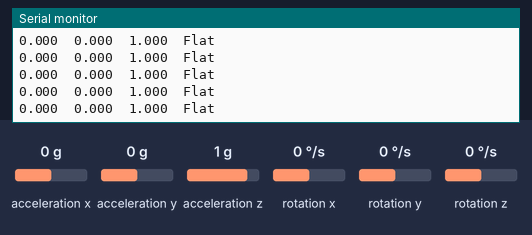
Bench run of a sketch on a simulated Arduino Uno, built with avr-gcc and run on an emulated ATmega328P. Parts: the last lines printed to the serial monitor. The inputs (shaded band) are chosen by the test bench; at power-on: acceleration x 0 g, acceleration y 0 g, acceleration z 1 g, rotation x 0 °/s, rotation y 0 °/s, rotation z 0 °/s.

Above: at 1.2 s.
1.3 s: acceleration x set to -1.4 g
At 2.0 s:
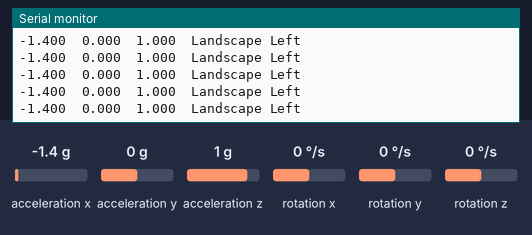
3.2 s: acceleration y set to -1.4 g
At 4.2 s:
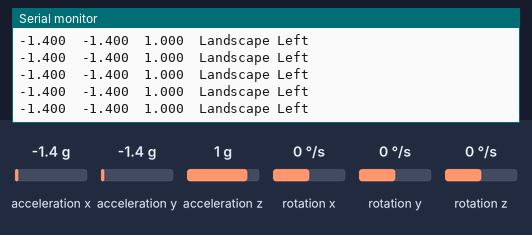
6.2 s: acceleration x set to -0.8 g
At 7.2 s:
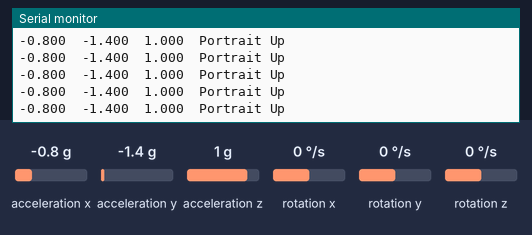
7.7 s: acceleration y set to -0.8 g
At 8.3 s:
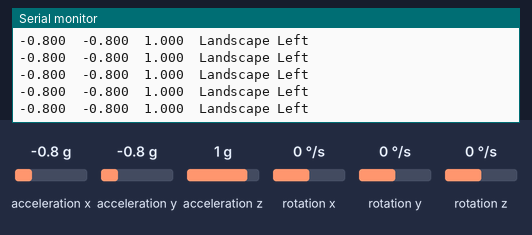
10.7 s: acceleration x set to 0.8 g
At 11.4 s:
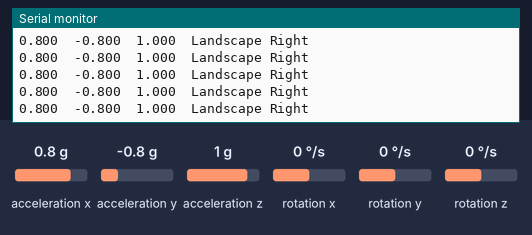
12.3 s: acceleration z set to -1.4 g
At 13.0 s:
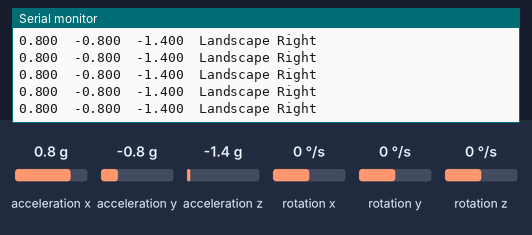
Timing chart, 0 to 15.3 s (numbered marks = the images above; inputs shaded):
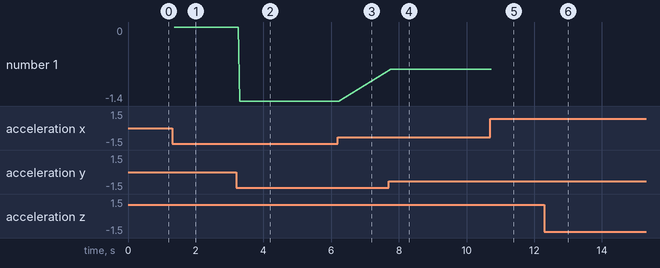

The sketch:

acelerometro.ino
```cpp
#include <Wire.h>
#include <SFE_MMA8452Q.h>
MMA8452Q accel;
void setup(){
Serial.begin(9600);
Serial.println("MMA8452Q Test Code!");
accel.init();
}
void loop(){
if (accel.available()) {
accel.read();
printCalculatedAccels();
printOrientation();
Serial.println();
}
}
void printAccels(){
Serial.print(accel.x, 3);
Serial.print("\t");
Serial.print(accel.y, 3);
Serial.print("\t");
Serial.print(accel.z, 3);
Serial.print("\t");
}
void printCalculatedAccels(){
Serial.print(accel.cx, 3);
Serial.print("\t");
Serial.print(accel.cy, 3);
Serial.print("\t");
Serial.print(accel.cz, 3);
Serial.print("\t");
}
void printOrientation(){
byte pl = accel.readPL();
switch (pl)
{
case PORTRAIT_U:
Serial.print("Portrait Up");
break;
case PORTRAIT_D:
Serial.print("Portrait Down");
break;
case LANDSCAPE_R:
Serial.print("Landscape Right");
break;
case LANDSCAPE_L:
Serial.print("Landscape Left");
break;
case LOCKOUT:
Serial.print("Flat");
break;
}
}
```

Measured:
- after the input at 1.3 s, the serial monitor: prints a new line after 0.07 s (image 1)
- after the input at 3.2 s, the serial monitor: prints a new line after 0.10 s (image 2)
- after the input at 6.2 s, the serial monitor: prints a new line after 0.06 s (image 3)
- after the input at 7.7 s, the serial monitor: prints a new line after 0.07 s (image 4)
- after the input at 10.7 s, the serial monitor: prints a new line after 0.06 s (image 5)
- after the input at 12.3 s, the serial monitor: prints a new line after 0.07 s (image 6)
